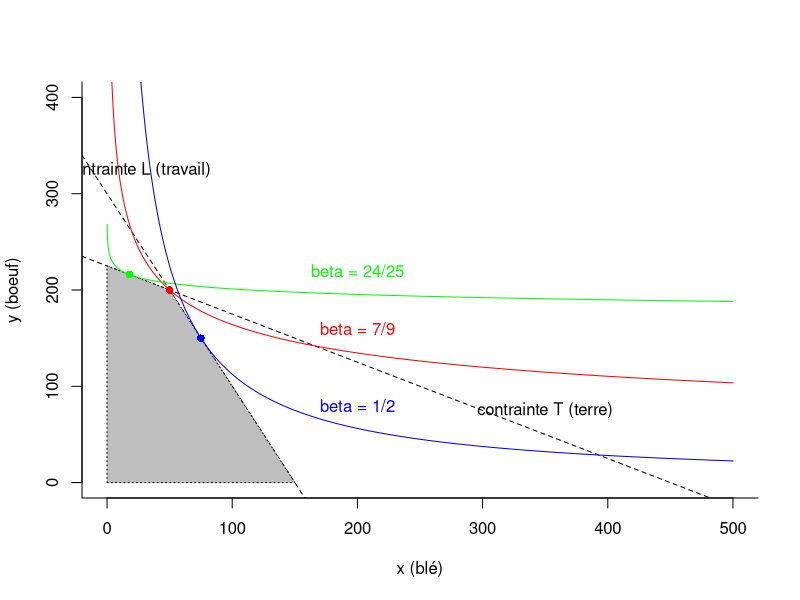

Write the R code that produced this figure.
M = 5000
x <- seq(0, 500, length.out=M)
colours <- c('red', 'green', 'blue')
beta <- c(7/9, 24/25, 1/2) # Le paramètre beta pour 3 cas
x_et <- c(50, 18, 75)      # x étoile pour les 3 cas
y_et <- c(200, 216, 150)   # y étoile pour les 3 cas
op <- par(pch=16, bty='l')
plot(x_et, y_et,
     xlab='x (blé)', ylab='y (boeuf)', xlim=c(0,500),ylim=c(0,400))
abline(a=300, b=-2, lty='dashed')    # Contrainte L
abline(a=225, b=-0.5, lty='dashed')  # Contrainte T
polygon(c(0, 0, 50, 150), c(0, 225, 200, 0), col='grey', lty='dotted')
CI = matrix(0, nrow=3, ncol=M)
for (i in 1:3) {
  CI[i,] <- exp( log(y_et[i])
                 + (log(x_et[i])-log(x)) * (1-beta[i])/beta[i]
  )
  lines(x, CI[i,], col=colours[i])
  points(x_et[i], y_et[i], col=colours[i])
}
text(200, 160, 'beta = 7/9', col=colours[1])
text(200, 220, 'beta = 24/25', col=colours[2])
text(200, 80, 'beta = 1/2', col=colours[3])
text(350, 75, 'contrainte T (terre)')
text(25, 325, 'contrainte L (travail)')
par(op)
